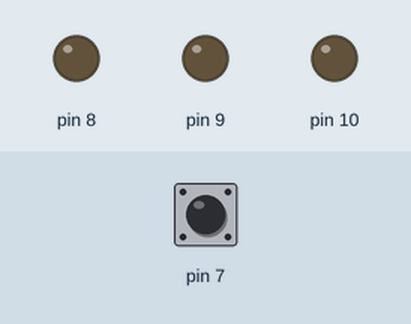
This sketch was run on a simulated Arduino Uno, built with avr-gcc and run on an emulated ATmega328P. On the bench: output pins drawn as LEDs (lit = HIGH). Dashed ring = blinking. The test bench sets the inputs (shaded band); at power-on: pin 7 HIGH.

Above: at 1.2 s.
1.3 s: pin 7 pulled LOW for 3.2 s
At 5.3 s:
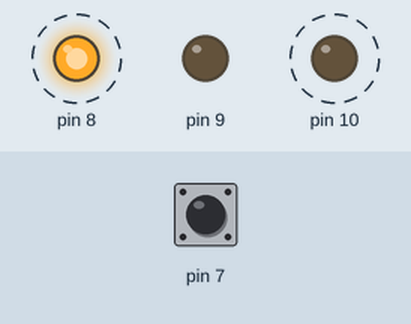
6.0 s: pin 7 pulled LOW for 0.15 s
At 6.6 s:
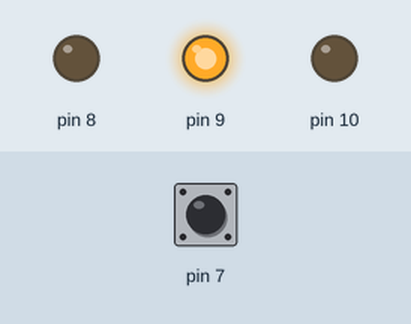
7.6 s: pin 7 pulled LOW for 1 s
At 8.0 s:
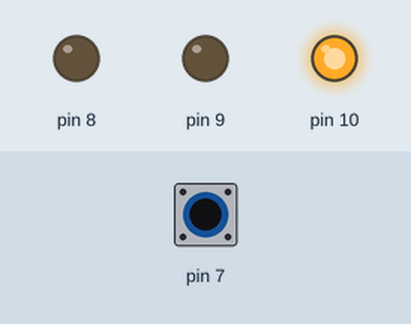
Timing chart, 0 to 10.6 s (numbered marks = the images above; inputs shaded):
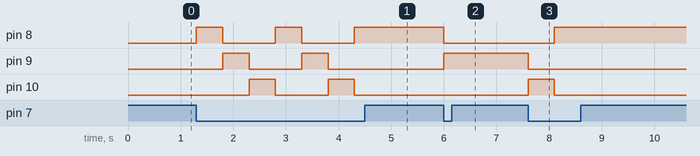

The sketch:

while.ino
```cpp
void setup() {
  pinMode(8, OUTPUT);
  pinMode(9, OUTPUT);
  pinMode(10, OUTPUT);
  pinMode(7, INPUT_PULLUP);

  digitalWrite(8, LOW);
  digitalWrite(9, LOW);
  digitalWrite(10, LOW);
}

void loop() {
  while (digitalRead(7)==HIGH) {}

  digitalWrite(8, HIGH);
  digitalWrite(9, LOW);
  digitalWrite(10, LOW);
  delay(500);

  while (digitalRead(7)==HIGH) {}

  digitalWrite(8, LOW);
  digitalWrite(9, HIGH);
  digitalWrite(10, LOW);
  delay(500);

  while (digitalRead(7)==HIGH) {}

  digitalWrite(8, LOW);
  digitalWrite(9, LOW);
  digitalWrite(10, HIGH);
  delay(500);
}
```

Measured:
- after the input at 1.3 s, pin 8: alternates HIGH for 0.50 s and LOW for 1.0 s, starting at once; pin 9: alternates HIGH for 0.50 s and LOW for 1.0 s, 4 changes in all, then stays LOW, starting after 0.50 s; pin 10: alternates HIGH for 0.50 s and LOW for 1.0 s, starting after 1.0 s
- after the input at 6.0 s, pin 8: HIGH → LOW at once; pin 9: LOW → HIGH at once
- after the input at 7.6 s, pin 8: LOW → HIGH after 0.50 s; pin 9: HIGH → LOW at once; pin 10: LOW → HIGH at once, → LOW 0.50 s later
